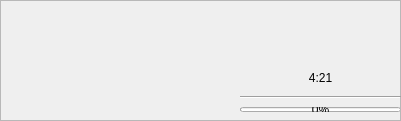
   <widget class="QFrame" name="frame">
    <property name="enabled">
     <bool>true</bool>
    </property>
    <property name="geometry">
     <rect>
      <x>-1</x>
      <y>39</y>
      <width>401</width>
      <height>121</height>
     </rect>
    </property>
    <property name="frameShape">
     <enum>QFrame::StyledPanel</enum>
    </property>
    <property name="frameShadow">
     <enum>QFrame::Raised</enum>
    </property>
    <property name="lineWidth">
     <number>3</number>
    </property>
    <property name="midLineWidth">
     <number>3</number>
    </property>
    <widget class="QWidget" name="verticalLayoutWidget_4">
     <property name="geometry">
      <rect>
       <x>240</x>
       <y>60</y>
       <width>161</width>
       <height>61</height>
      </rect>
     </property>
     <layout class="QVBoxLayout" name="top_timer_2">
      <property name="spacing">
       <number>0</number>
      </property>
      <item>
       <widget class="QLabel" name="top_sum2_cd">
        <property name="maximumSize">
         <size>
          <width>16777215</width>
          <height>20</height>
         </size>
        </property>
        <property name="text">
         <string>4:21</string>
        </property>
        <property name="alignment">
         <set>Qt::AlignCenter</set>
        </property>
        <property name="wordWrap">
         <bool>false</bool>
        </property>
        <property name="margin">
         <number>0</number>
        </property>
        <property name="indent">
         <number>0</number>
        </property>
       </widget>
      </item>
      <item>
       <widget class="Line" name="line_3">
        <property name="orientation">
         <enum>Qt::Horizontal</enum>
        </property>
       </widget>
      </item>
      <item>
       <widget class="QProgressBar" name="top_sum2_bar">
        <property name="sizePolicy">
         <sizepolicy hsizetype="Expanding" vsizetype="Fixed">
          <horstretch>0</horstretch>
          <verstretch>0</verstretch>
         </sizepolicy>
        </property>
        <property name="maximumSize">
         <size>
          <width>16777215</width>
          <height>5</height>
         </size>
        </property>
        <property name="maximum">
         <number>10</number>
        </property>
        <property name="value">
         <number>0</number>
        </property>
       </widget>
      </item>
     </layout>
    </widget>
   </widget>
